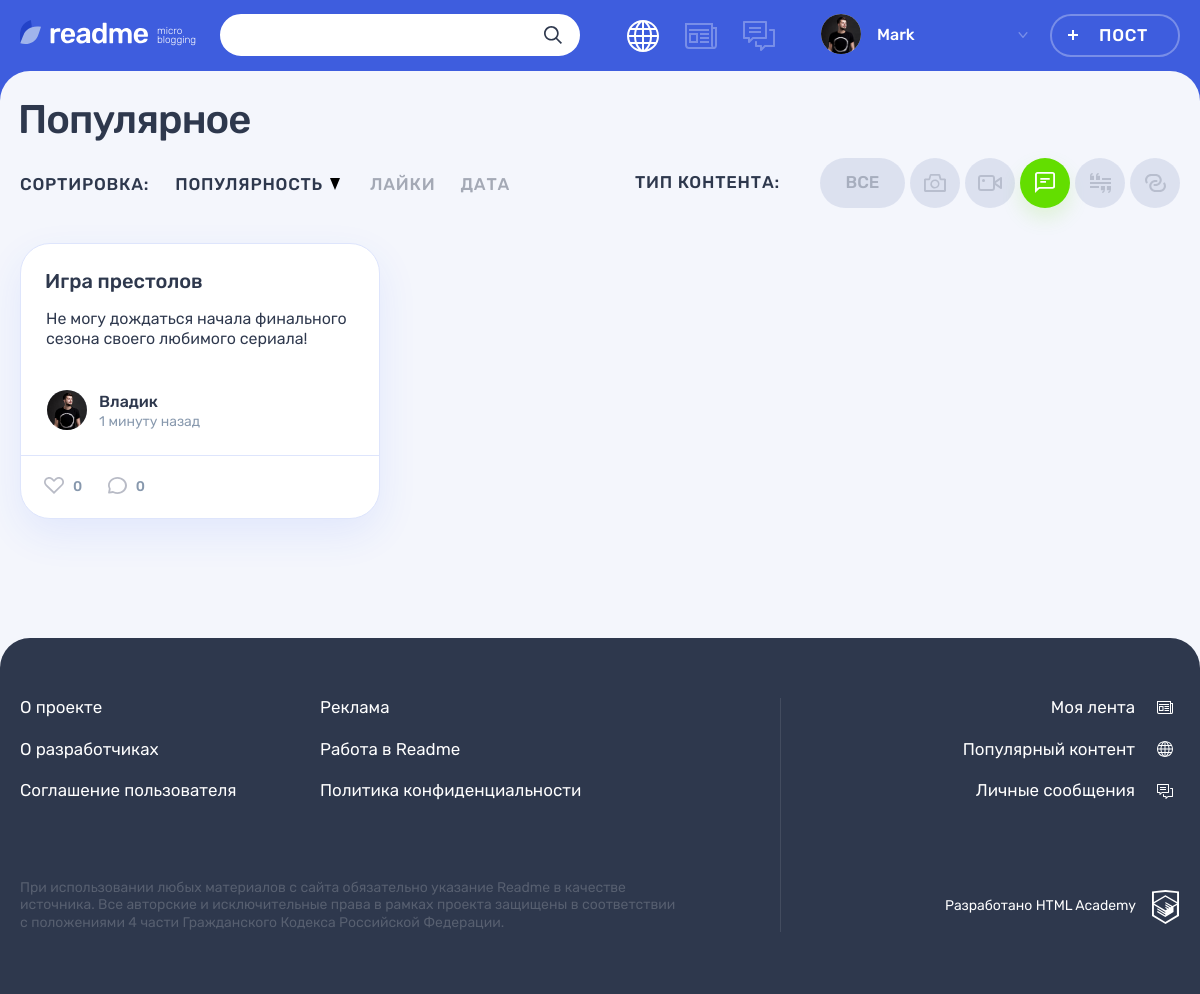
Screenshot of /popular.php?post_type=3 with the database file from the repository.
### tables this page shows
CREATE TABLE IF NOT EXISTS content_types  (
id INT UNSIGNED AUTO_INCREMENT PRIMARY KEY,
type_name VARCHAR(128),
type_class VARCHAR(128)
);

CREATE TABLE IF NOT EXISTS posts (
id INT UNSIGNED AUTO_INCREMENT PRIMARY KEY,
author_id INT UNSIGNED,
post_type INT UNSIGNED,
dt_add DATETIME,
heading VARCHAR(128),
content TEXT,
quote_author TEXT,
img_url VARCHAR(128),
youtube_url VARCHAR(128),
url VARCHAR(128),
view_count INT,
FOREIGN KEY (author_id) REFERENCES users(id)
ON UPDATE CASCADE
ON DELETE CASCADE,
FOREIGN KEY (post_type) REFERENCES content_types(id)
ON UPDATE CASCADE
ON DELETE CASCADE
);

CREATE TABLE IF NOT EXISTS users (
id INT UNSIGNED AUTO_INCREMENT PRIMARY KEY,
username VARCHAR(32) NOT NULL UNIQUE,
dt_add DATETIME,
email VARCHAR(128) NOT NULL UNIQUE,
password VARCHAR(64),
avatar VARCHAR(128)
);

### helpers.php (called while the page is built, shortened)
<?php
function get_noun_plural_form(int $number, string $one, string $two, string $many): string
{
    $number = (int)$number;
    $mod10 = $number % 10;
    $mod100 = $number % 100;
    switch (true) {
        case ($mod10 === 1):
            return $one;
    }
}
function include_template($name, array $data = [])
{
    $name = 'templates/' . $name;
    extract($data);
    require $name;
    $result = ob_get_clean();
    return $result;
}
function generate_random_date($index)
{
    $deltas = [['minutes' => 59], ['hours' => 23], ['days' => 6], ['weeks' => 4], ['months' => 11]];
    $dcnt = count($deltas);
    $delta = $deltas[$index];
    $timeval = rand(1, current($delta));
    $timename = key($delta);
    $ts = strtotime("$timeval $timename ago");
    $dt = date('Y-m-d H:i:s', $ts);
    return $dt;
}

### functions.php (called while the page is built, shortened)
<?php
function cut_text (string $text, int $length = 300) {
    return $text;
}
function time_difference (DateTime $time, DateTime $current_time) {
    $diff = date_diff($current_time, $time);
    if ($diff->y > 0) {
        $relative_time = $diff->y . ' ' .
            get_noun_plural_form($diff->y, 'год', 'года', 'лет') . ' назад';
    }
    elseif ($diff->m > 0) {
        $relative_time = $diff->m . ' ' .
            get_noun_plural_form($diff->m, 'месяц', 'месяца', 'месяцев') . ' назад';
    }
    elseif ($diff->d > 6) {
        $relative_time = floor(($diff->d)/7) . ' ' .
            get_noun_plural_form(floor(($diff->d)/7),' неделю', ' недели', ' недель') . ' назад';
    }
    elseif ($diff->d > 0) {
        $relative_time = $diff->d . ' ' .
            get_noun_plural_form($diff->d, 'день', 'дня', 'дней') . ' назад';
    }
    elseif ($diff->h > 0) {
        $relative_time = $diff->h . ' ' .
            get_noun_plural_form($diff->h, 'час', 'часа', 'часов') . ' назад';
    }
    elseif ($diff->i > 0) {
        $relative_time = $diff->i . ' ' .
            get_noun_plural_form($diff->i, 'минуту', 'минуты', 'минут') . ' назад';
    }
    elseif ($diff->s >= 0) {
        $relative_time = 'Только что';
    }
    else {
        $relative_time = '';
    }
    return $relative_time;
}
function filter_size_ico(string $type) {
    if ($type == 'photo') {
        $result = ['w' => 22, 'h' => 18];
    }
    elseif ($type == 'video') {
        $result = ['w' => 24, 'h' => 16];
    }
    elseif ($type == 'text') {
        $result = ['w' => 20, 'h' => 21];
    }
    elseif ($type == 'quote') {
        $result = ['w' => 21, 'h' => 20];
    }
    elseif ($type == 'link') {
        $result = ['w' => 21, 'h' => 18];
    }
    else {
        $result = ['w' => '', 'h' => ''];
    }
    return($result);
}
function get_content_types(mysqli $con) {
    $result = mysqli_query($con, "SELECT * FROM content_types");
    return mysqli_fetch_all($result, MYSQLI_ASSOC);
}
function secure_query_bind_result(mysqli $connection, string $sql, bool $check, ...$params) {
    $param_types = '';
    foreach ($params as $param) {
        $param_types .= (gettype($param) == 'integer') ? 'i' : 's';
    }
    $prepared_sql = mysqli_prepare($connection, $sql);
    mysqli_stmt_bind_param($prepared_sql, $param_types, ...$params);
    mysqli_stmt_execute($prepared_sql);
    if ($check) {
        mysqli_stmt_bind_result($prepared_sql, $bind);
        mysqli_stmt_fetch($prepared_sql);
        mysqli_stmt_close($prepared_sql);
        return $bind;
    }
    else {
        return mysqli_stmt_get_result($prepared_sql);
    }
}

### templates/main.php (the view, shortened to what this page needs)
<div class="container">
    <h1 class="page__title page__title--popular">Популярное</h1>
</div>
<div class="popular container">
    <div class="popular__filters-wrapper">
        <div class="popular__sorting sorting">
            <b class="popular__sorting-caption sorting__caption">Сортировка:</b>
            <ul class="popular__sorting-list sorting__list">
                <li class="sorting__item sorting__item--popular">
                    <a class="sorting__link sorting__link--active" href="#">
                        <span>Популярность</span>
                        <svg class="sorting__icon" width="10" height="12">
                            <use xlink:href="#icon-sort"></use>
                        </svg>
                    </a>
                </li>
                <li class="sorting__item">
                    <a class="sorting__link" href="#">
                        <span>Лайки</span>
                    </a>
                </li>
                <li class="sorting__item">
                    <a class="sorting__link" href="#">
                        <span>Дата</span>
                    </a>
                </li>
            </ul>
        </div>
        <div class="popular__filters filters">
            <b class="popular__filters-caption filters__caption">Тип контента:</b>
            <ul class="popular__filters-list filters__list">
                <li class="popular__filters-item popular__filters-item--all filters__item filters__item--all">
                    <a class="filters__button filters__button--ellipse filters__button--all <?php if ($post_type == ''):?>filters__button--active <?php endif; ?>" href="index.php?">
                        <span>Все</span>
                    </a>
                </li>
                <?php foreach($content_types as $content_type): ?>
                <li class="popular__filters-item filters__item">
                    <a class="filters__button filters__button--<?=$content_type['type_class']?> button <?php if ($post_type == $content_type['id']):?>filters__button--active <?php endif; ?>" href="index.php?post_type=<?=$content_type['id']?>">
                        <?php $size_ico = filter_size_ico($content_type['type_class']);?>
                        <svg class="filters__icon" width="<?=$size_ico['w']?>" height="<?=$size_ico['h']?>">
                            <use xlink:href="#icon-filter-<?=$content_type['type_class']?>"></use>
                        </svg>
                    </a>
                </li>
                <?php endforeach; ?>
            </ul>
        </div>
    </div>
    <div class="popular__posts">
        <?php foreach($popular_posts as $post_index => $post): ?>
            <article class="popular__post post post-<?=$post['type_class']?>">
                <header class="post__header">
                    <h2><a href="post.php?id=<?=$post['id']?>" title="Открыть страницу поста <?=htmlspecialchars($post['heading'])?>"><?=htmlspecialchars($post['heading'])?></a></h2>
                </header>
                <div class="post__main">
                <?=include_template($post['type_class'] . '-post.php', ['post' => $post])?>
                </div>
            <footer class="post__footer">
                <div class="post__author">
                    <a class="post__author-link" href="#" title="Профиль <?=$post['username']?>">
                        <div class="post__avatar-wrapper">
                            <img class="post__author-avatar" src="<?=$post['avatar']?>" width="40" height="40" alt="Аватар пользователя">
                        </div>
                        <div class="post__info">
                            <b class="post__author-name"><?=htmlspecialchars($post['username'])?></b>
                            <?php $post_time = new DateTime(generate_random_date($post_index)); ?>
                            <time class="post__time" datetime="<?=$post_time->format('Y-m-d H:i:s')?>" title="<?=$post_time->format('d.m.Y H:i')?>"><?=time_difference($post_time, $now_time)?></time>
                        </div>
                    </a>
                </div>
                <div class="post__indicators">
                    <div class="post__buttons">
                        <a class="post__indicator post__indicator--likes button" href="#" title="Лайк">
                            <svg class="post__indicator-icon" width="20" height="17">
                                <use xlink:href="#icon-heart"></use>
                            </svg>
                            <span>0</span>
                        </a>
                        <a class="post__indicator post__indicator--comments button" href="#" title="Комментарии">
                            <svg class="post__indicator-icon" width="19" height="17">
                                <use xlink:href="#icon-comment"></use>
                            </svg>
                            <span>0</span>
                        </a>
                    </div>
                </div>
            </footer>
        </article>
        <?php endforeach; ?>
    </div>
</div>

### templates/text-post.php (shortened to what this page needs)
<p><?=htmlspecialchars(cut_text($post['content']))?></p>

### rows the page displays
posts: heading "Игра престолов", content "Не могу дождаться начала финального сезона своего любимого сериала!", author.avatar (picture), author.username "Владик"

### other values shown
$user_name "Mark"
